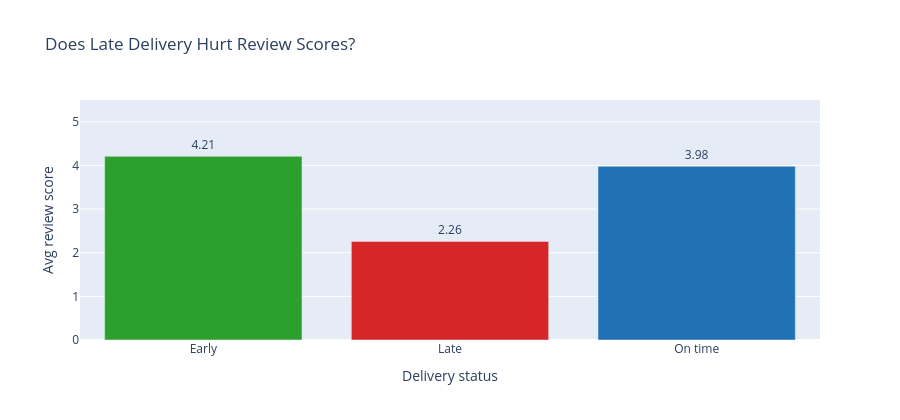

The code cell stored with this chart in its notebook:
### Code cell
delivery["delivery_status"] = delivery["days_early"].apply(
    lambda x: "Early" if x > 0 else ("On time" if x == 0 else "Late")
)

review_by_status = delivery.groupby("delivery_status").agg(
    orders      = ("order_id",     "count"),
    avg_review  = ("review_score", "mean")
).reset_index().round(2)

print("Review score by delivery status:")
print(review_by_status.to_string(index=False))

fig5 = px.bar(
    review_by_status,
    x="delivery_status",
    y="avg_review",
    color="delivery_status",
    text="avg_review",
    color_discrete_map={
        "Early":   "#2ca02c",
        "On time": "#2171b5",
        "Late":    "#d62728"
    },
    title="Does Late Delivery Hurt Review Scores?",
    labels={"avg_review":      "Avg review score",
            "delivery_status": "Delivery status"}
)
fig5.update_traces(textposition="outside")
fig5.update_layout(height=420, showlegend=False,
                   yaxis=dict(range=[0, 5.5]))
fig5.show()

### Figure 1 — Plotly figure (JSON) as saved in the notebook; plotly's stock layout.template omitted (floating-point values rounded to 4 significant figures)
{"data": [{"hovertemplate": "Delivery status=%{x}<br>Avg review score=%{text}<extra></extra>", "legendgroup": "Early", "marker": {"color": "#2ca02c", "pattern": {"shape": ""}}, "name": "Early", "orientation": "v", "showlegend": true, "text": [4.21], "textposition": "outside", "type": "bar", "x": ["Early"], "xaxis": "x", "y": [4.21], "yaxis": "y"}, {"hovertemplate": "Delivery status=%{x}<br>Avg review score=%{text}<extra></extra>", "legendgroup": "Late", "marker": {"color": "#d62728", "pattern": {"shape": ""}}, "name": "Late", "orientation": "v", "showlegend": true, "text": [2.26], "textposition": "outside", "type": "bar", "x": ["Late"], "xaxis": "x", "y": [2.26], "yaxis": "y"}, {"hovertemplate": "Delivery status=%{x}<br>Avg review score=%{text}<extra></extra>", "legendgroup": "On time", "marker": {"color": "#2171b5", "pattern": {"shape": ""}}, "name": "On time", "orientation": "v", "showlegend": true, "text": [3.98], "textposition": "outside", "type": "bar", "x": ["On time"], "xaxis": "x", "y": [3.98], "yaxis": "y"}], "layout": {"barmode": "relative", "height": 420, "legend": {"title": {"text": "Delivery status"}, "tracegroupgap": 0}, "showlegend": false, "title": {"text": "Does Late Delivery Hurt Review Scores?"}, "xaxis": {"anchor": "y", "categoryarray": ["Early", "Late", "On time"], "categoryorder": "array", "domain": [0, 1], "title": {"text": "Delivery status"}}, "yaxis": {"anchor": "x", "domain": [0, 1], "range": [0, 5.5], "title": {"text": "Avg review score"}}}}
